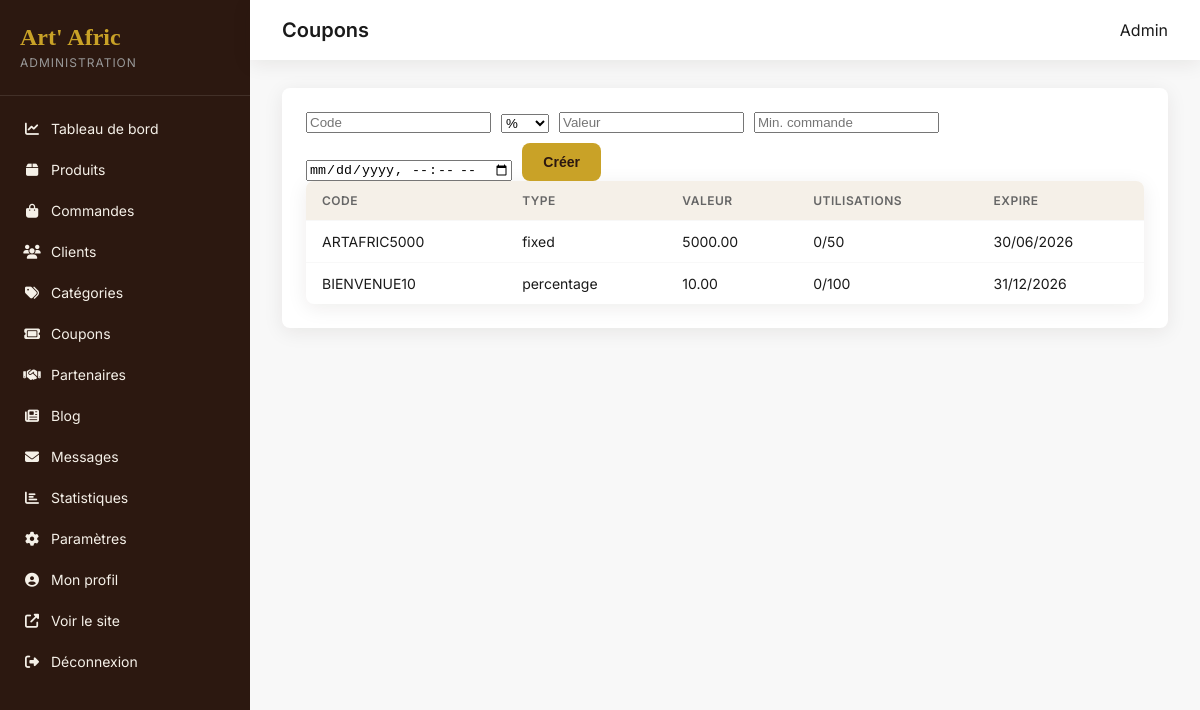
Screenshot of /public/admin/coupons (signed in) with the database file from the repository.
### tables this page shows
CREATE TABLE coupons (
    id INT AUTO_INCREMENT PRIMARY KEY,
    code VARCHAR(50) NOT NULL UNIQUE,
    type ENUM('percentage', 'fixed') DEFAULT 'percentage',
    value DECIMAL(10,2) NOT NULL,
    min_order DECIMAL(12,2) DEFAULT 0,
    max_uses INT DEFAULT NULL,
    used_count INT DEFAULT 0,
    starts_at DATETIME DEFAULT NULL,
    expires_at DATETIME DEFAULT NULL,
    is_active TINYINT(1) DEFAULT 1,
    created_at DATETIME DEFAULT CURRENT_TIMESTAMP
);

### app/core/Controller.php (called while the page is built, shortened)
<?php
abstract class Controller
{
    protected function view(string $view, array $data = [], string $layout = 'main'): void
    {
        extract($data);
        $content = APP_PATH . '/views/' . $view . '.php';
        require $content;
    }
}

### app/controllers/Admin/CouponController.php (called while the page is built, shortened)
<?php
class CouponController extends \Controller
{
    public function index(): void
    {
        $couponModel = new \Coupon();
        $this->view('admin/coupons/index', [
            'title'   => 'Coupons',
            'coupons' => $couponModel->all(),
        ], 'admin');
    }
}

### app/core/App.php (called while the page is built, shortened)
<?php
class App
{
    private Router $router;
    public function __construct()
    {
        $this->router = new Router();
    }
    private function loadCore(): void
    {
        require_once APP_PATH . '/helpers/functions.php';
    }
    private function registerRoutes(): void
    {
        $this->router->get('', 'Home');
        $this->router->get('accueil', 'Home');
        $this->router->get('boutique', 'Shop', 'index');
        $this->router->get('boutique/categorie/{slug}', 'Shop', 'category');
        $this->router->get('produit/{slug}', 'Product', 'show');
        $this->router->get('panier', 'Cart', 'index');
        $this->router->post('panier/ajouter', 'Cart', 'add');
        $this->router->post('panier/modifier', 'Cart', 'update');
        $this->router->post('panier/supprimer', 'Cart', 'remove');
        $this->router->post('panier/coupon', 'Cart', 'applyCoupon');
        $this->router->get('commande', 'Checkout', 'index');
        $this->router->post('commande', 'Checkout', 'process');
        $this->router->get('commande/confirmation/{id}', 'Checkout', 'confirmation');
        $this->router->get('connexion', 'Auth', 'loginForm');
        $this->router->post('connexion', 'Auth', 'login');
        $this->router->get('inscription', 'Auth', 'registerForm');
        $this->router->post('inscription', 'Auth', 'register');
        $this->router->get('deconnexion', 'Auth', 'logout');
        $this->router->get('mot-de-passe-oublie', 'Auth', 'forgotForm');
        $this->router->post('mot-de-passe-oublie', 'Auth', 'forgot');
        $this->router->get('mon-compte', 'Account', 'index');
        $this->router->get('mon-compte/commandes', 'Account', 'orders');
        $this->router->get('mon-compte/favoris', 'Account', 'favorites');
        $this->router->get('mon-compte/adresses', 'Account', 'addresses');
        $this->router->post('mon-compte/profil', 'Account', 'updateProfile');
        $this->router->get('contact', 'Contact', 'index');
        $this->router->post('contact', 'Contact', 'send');
        $this->router->get('a-propos', 'About', 'index');
        $this->router->get('blog', 'Blog', 'index');
        $this->router->get('blog/{slug}', 'Blog', 'show');
        $this->router->post('newsletter', 'Newsletter', 'subscribe');
        $this->router->get('api/recherche', 'Api', 'search');
        $this->router->post('api/favoris', 'Api', 'toggleFavorite');
        $this->router->get('api/produits', 'Api', 'products');
        $this->router->post('api/avis', 'Api', 'addReview');
        $this->router->get('api/comparer', 'Api', 'compare');
        $this->router->get('admin', 'Admin\\Dashboard', 'index');
        $this->router->get('admin/connexion', 'Admin\\Auth', 'loginForm');
        $this->router->post('admin/connexion', 'Admin\\Auth', 'login');
        $this->router->get('admin/produits', 'Admin\\Product', 'index');
        $this->router->get('admin/produits/ajouter', 'Admin\\Product', 'create');
        $this->router->post('admin/produits/ajouter', 'Admin\\Product', 'store');
        $this->router->get('admin/produits/modifier/{id}', 'Admin\\Product', 'edit');
        $this->router->post('admin/produits/modifier/{id}', 'Admin\\Product', 'update');
        $this->router->post('admin/produits/supprimer/{id}', 'Admin\\Product', 'delete');
        $this->router->get('admin/commandes', 'Admin\\Order', 'index');
        $this->router->get('admin/commandes/{id}', 'Admin\\Order', 'show');
        $this->router->post('admin/commandes/{id}/statut', 'Admin\\Order', 'updateStatus');
        $this->router->get('admin/clients', 'Admin\\Customer', 'index');
        $this->router->get('admin/categories', 'Admin\\Category', 'index');
        $this->router->post('admin/categories', 'Admin\\Category', 'store');
        $this->router->get('admin/coupons', 'Admin\\Coupon', 'index');
        $this->router->post('admin/coupons', 'Admin\\Coupon', 'store');
        $this->router->get('admin/parametres', 'Admin\\Settings', 'index');
        $this->router->post('admin/parametres', 'Admin\\Settings', 'update');
        $this->router->get('admin/profil', 'Admin\\Profile', 'index');
        $this->router->post('admin/profil', 'Admin\\Profile', 'update');
        $this->router->get('admin/partenaires', 'Admin\\Partner', 'index');
        $this->router->post('admin/partenaires', 'Admin\\Partner', 'store');
        $this->router->post('admin/partenaires/{id}/toggle', 'Admin\\Partner', 'toggle');
        $this->router->post('admin/partenaires/{id}/supprimer', 'Admin\\Partner', 'delete');
        $this->router->get('admin/blog', 'Admin\\Blog', 'index');
        $this->router->get('admin/blog/nouveau', 'Admin\\Blog', 'createForm');
        $this->router->post('admin/blog', 'Admin\\Blog', 'store');
        $this->router->get('admin/blog/{id}/modifier', 'Admin\\Blog', 'editForm');
        $this->router->post('admin/blog/{id}/modifier', 'Admin\\Blog', 'update');
        $this->router->post('admin/blog/{id}/supprimer', 'Admin\\Blog', 'delete');
        $this->router->get('admin/messages', 'Admin\\Message', 'index');
        $this->router->get('admin/statistiques', 'Admin\\Dashboard', 'stats');
    }
    public function run(): void
    {
        $url = $_GET['url'] ?? '';
        $this->router->dispatch($url);
    }
}

### public/index.php (called while the page is built, shortened)
<?php
require_once APP_PATH . '/core/App.php';
$app = new App();
$app->run();

### app/core/Model.php (called while the page is built, shortened)
<?php
abstract class Model
{
    protected PDO $db;
    protected string $table;
    public function __construct()
    {
        $this->db = Database::getInstance();
    }
    public function all(string $orderBy = 'id DESC'): array
    {
        $stmt = $this->db->query("SELECT * FROM {$this->table} ORDER BY {$orderBy}");
        return $stmt->fetchAll();
    }
}

### app/core/Database.php (called while the page is built, shortened)
<?php
class Database
{
    private static ?PDO $instance = null;
    public static function getInstance(): PDO
    {
        if (self::$instance === null) {
            $dsn = sprintf(
                'mysql:host=%s;dbname=%s;charset=%s',
                DB_HOST,
                DB_NAME,
                DB_CHARSET
            );
            self::$instance = new PDO($dsn, DB_USER, DB_PASS, [
                PDO::ATTR_ERRMODE            => PDO::ERRMODE_EXCEPTION,
                PDO::ATTR_DEFAULT_FETCH_MODE => PDO::FETCH_ASSOC,
                PDO::ATTR_EMULATE_PREPARES   => false,
            ]);
        }
        return self::$instance;
    }
}

### app/helpers/functions.php (called while the page is built, shortened)
<?php
function e(?string $str): string
{
    return htmlspecialchars($str ?? '', ENT_QUOTES, 'UTF-8');
}

### app/views/admin/coupons/index.php (the view, shortened to what this page needs)
<div class="admin-card">
    <form action="<?= APP_URL ?>/admin/coupons" method="POST" class="admin-inline-form">
        <input type="text" name="code" placeholder="Code" required>
        <select name="type"><option value="percentage">%</option><option value="fixed">Fixe</option></select>
        <input type="number" name="value" placeholder="Valeur" required>
        <input type="number" name="min_order" placeholder="Min. commande">
        <input type="datetime-local" name="expires_at">
        <button type="submit" class="btn btn-primary">Créer</button>
    </form>
    <table class="data-table">
        <thead><tr><th>Code</th><th>Type</th><th>Valeur</th><th>Utilisations</th><th>Expire</th></tr></thead>
        <tbody>
            <?php foreach ($coupons as $c): ?>
            <tr><td><?= e($c['code']) ?></td><td><?= e($c['type']) ?></td><td><?= $c['value'] ?></td><td><?= $c['used_count'] ?>/<?= $c['max_uses'] ?? '∞' ?></td><td><?= $c['expires_at'] ? date('d/m/Y', strtotime($c['expires_at'])) : '-' ?></td></tr>
            <?php endforeach; ?>
        </tbody>
    </table>
</div>

### app/core/Router.php (shortened to what this page needs)
<?php
class Router
{
    private array $routes = [];
    private function addRoute(string $httpMethod, string $path, string $controller, string $method): void
    {
        $pattern = preg_replace('/\{([a-zA-Z_]+)\}/', '(?P<$1>[^/]+)', $path);
        $pattern = '#^' . $pattern . '$#';
        $this->routes[] = [
            'method'     => $httpMethod,
            'pattern'    => $pattern,
            'controller' => $controller,
            'action'     => $method,
        ];
    }
    public function dispatch(string $url): void
    {
        $url = trim($url, '/');
        $method = $_SERVER['REQUEST_METHOD'];
        foreach ($this->routes as $route) {
            if ($route['method'] !== $method) {
                continue;
            }
            if (preg_match($route['pattern'], $url, $matches)) {
                $params = array_filter($matches, 'is_string', ARRAY_FILTER_USE_KEY);
                $this->callController($route['controller'], $route['action'], $params);
                return;
            }
        }
    }
    private function callController(string $controller, string $action, array $params): void
    {
        $instance = new $class();
        call_user_func_array([$instance, $action], $params);
    }
}

### public/assets/css/admin.css (style rules this page uses)
:root { --gold: #C9A227; --gold-light: #D4AF37; --gold-dark: #A68523; --brown-dark: #2C1810; --brown: #3D2314; --cream: #F5F0E8; --ivory: #FAF7F2; --white: #FFFFFF; --black: #1A1A1A; --gray-100: #F8F8F8; --gray-200: #E8E8E8; --gray-400: #999; --gray-600: #666; --green: #2D5016; --red: #C0392B; --font-body: 'Inter', -apple-system, sans-serif; --shadow: 0 4px 20px rgba(44,24,16,0.08); --radius: 8px; --transition: 0.2s ease; --sidebar-width: 250px; }
* { box-sizing: border-box; }
body.admin-body { margin: 0; font-family: var(--font-body); background: var(--gray-100); color: var(--black); display: flex; min-height: 100vh; }
.admin-card { background: var(--white); padding: 24px; border-radius: var(--radius); box-shadow: var(--shadow); margin-bottom: 24px; }
.btn { display: inline-flex; align-items: center; justify-content: center; gap: 8px; padding: 10px 20px; border-radius: var(--radius); border: 1px solid transparent; font-size: 14px; font-weight: 600; cursor: pointer; transition: var(--transition); background: var(--gray-200); color: var(--black); }
.btn-primary { background: var(--gold); color: var(--brown-dark); }
.admin-inline-form { display: flex; gap: 10px; align-items: flex-end; flex-wrap: wrap; }
.data-table { width: 100%; border-collapse: collapse; background: var(--white); border-radius: var(--radius); overflow: hidden; box-shadow: var(--shadow); }
.data-table th, .data-table td { padding: 12px 16px; text-align: left; border-bottom: 1px solid var(--gray-100); font-size: 14px; }
.data-table th { background: var(--cream); font-weight: 600; text-transform: uppercase; font-size: 12px; letter-spacing: 0.5px; color: var(--gray-600); }
.data-table tr:last-child td { border-bottom: none; }

### rows the page displays
coupons: code "ARTAFRIC5000", type "fixed", value "5000.00", used_count "0", max_uses "50", expires_at "30/06/2026"
coupons: code "BIENVENUE10", type "percentage", value "10.00", used_count "0", max_uses "100", expires_at "31/12/2026"
